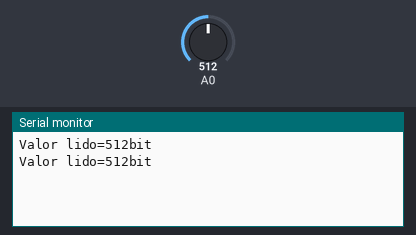
This sketch was run on a simulated Arduino Uno, built with avr-gcc and run on an emulated ATmega328P. Parts: the last lines printed to the serial monitor. Inputs (shaded band) come from the test bench; at power-on: A0 = 512.

Above: at 1.8 s.
1.9 s: A0 set to 716
At 2.4 s:
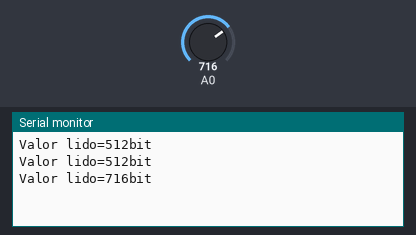
3.4 s: A0 set to 900
At 4.8 s:
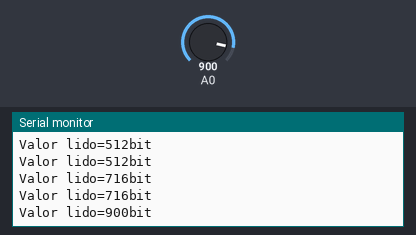
Timing chart, 0 to 6.4 s (numbered marks = the images above; inputs shaded):
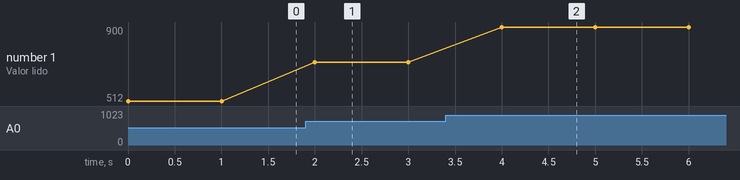

The sketch:

sensor_de_luz.ino
```cpp
void setup() {
  // put your setup code here, to run once:
  Serial.begin(9600);
}

void loop() {
  // put your main code here, to run repeatedly:
  Serial.print("Valor lido=");
  Serial.print(analogRead(A0));
  Serial.println("bit");
  delay(1000);
}
```

Measured:
- after the input at 1.9 s, the serial monitor: prints a new line after 0.10 s (image 1)
- after the input at 3.4 s, the serial monitor: prints a new line after 0.60 s (image 2)
- plotted number 1: 512 → 716 after the input at 1.9 s, 716 → 900 after the input at 3.4 s
